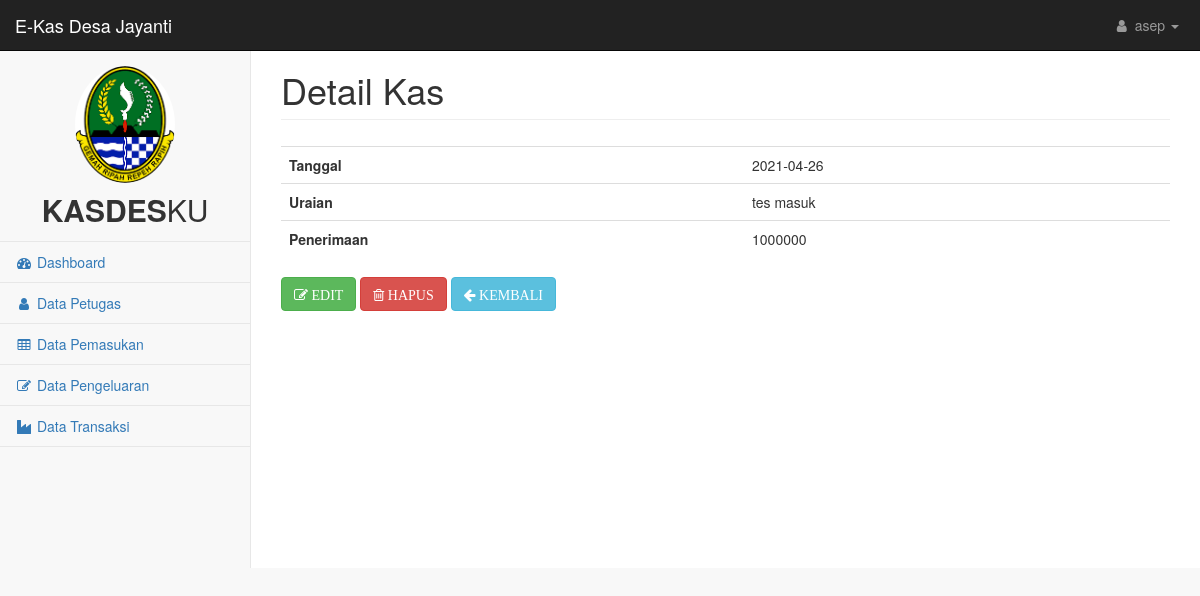
/admin/index.php?pg=detailkas&&id=31 (signed in), run on the app's committed database.
### tables this page shows
CREATE TABLE `tbbku_pengeluaran` (
  `idbku` int(11) NOT NULL,
  `tanggal` date NOT NULL,
  `uraian` text NOT NULL,
  `penerimaan` bigint(20) NOT NULL
);

### admin/index.php (the view, shortened to what this page needs)
<!DOCTYPE html>
<html lang="en">
    <head>
        <link href="../css/bootstrap.min.css" rel="stylesheet">
        <link href="../css/metisMenu.min.css" rel="stylesheet">
        <link href="../css/startmin.css" rel="stylesheet">
        <link href="../css/font-awesome.min.css" rel="stylesheet" type="text/css">
    <link rel="stylesheet" type="text/css" href="https://cdn.datatables.net/1.10.24/css/dataTables.bootstrap5.min.css">
    </head>
    <body>
        <?php
    include '../koneksi.php';
    $petugas="<a href='?pg=petugas'><i class='fa fa-user fa-fw'></i> Data Petugas</a>";
    $id = $_SESSION['id'];
    $query = mysqli_query($koneksi,"SELECT * FROM tb_login WHERE id = '$id'");
    $data = mysqli_fetch_array($query);
    ?>
        <div id="wrapper">
            <nav class="navbar navbar-inverse navbar-fixed-top" role="navigation">
                <div class="navbar-header">
                    <a class="navbar-brand" href="index.php">E-Kas Desa Jayanti</a>
                </div>
                <ul class="nav navbar-right navbar-top-links">
                    <li class="dropdown">
                        <a class="dropdown-toggle" data-toggle="dropdown" href="#">
                            <i class="fa fa-user fa-fw"></i> <?=$data['nama_user']?> <b class="caret"></b>
                        </a>
                    </li>
                </ul>
                <div class="navbar-default sidebar" role="navigation">
                    <div class="sidebar-nav navbar-collapse">
                        <ul class="nav" id="side-menu">
                            <li class="sidebar-search">
                               <center> <p><a href="?pg=dashboard"><img src="../img/jawa.png" class="img-circle" width="100"></a></p></center>
                                <div class="card-header text-center">
      <a href="index2.html" class="h2"><b>KASDES</b>KU</a>
    </div>
                            </li>
		                          <li>
			                            <a href="?pg=dashboard"><i class="fa fa-dashboard fa-fw"></i> Dashboard</a>
			                            </li>
			                             <li>
			                                <?=$petugas?>
			                            </li>
			                            <li>
			                                <a href="?pg=datakas"><i class="fa fa-table fa-fw"></i> Data Pemasukan</a>
			                            </li>
			                            <li>
			                                <a href="?pg=datapengeluaran"><i class="fa fa-edit fa-fw"></i> Data Pengeluaran</a>
			                            </li>
			                            <li>
			                                <a href="?pg=datarekening"><i class="fa fa-industry fa-fw"></i> Data Transaksi</a>
		                           		</li>
                        </ul>
                    </div>
                </div>
            </nav>
            <div id="page-wrapper">
                <div class="container-fluid">
                    <div class="row">
                        <?php
                            switch (@$_GET['pg']) {
                                case 'detailkas':
                                    include 'datakas/detail.php';
                                    break;
                            }
                            ?>
                    </div>
                </div>
    </body>
</html>

### admin/datakas/detail.php (shortened to what this page needs)
                    <div class="col-lg-12">
                            <h1 class="page-header">Detail Kas</h1>
							<div class="card " style="margin-top: 3%">
							  <div class="card-body">
                                <div class="scrollme">
                                 <table class="table table-responsive">
                                    <?php
                                                include '../koneksi.php';
                                                $id = $_GET['id'];
                                                $data = mysqli_query($koneksi,"select * from tbbku_pengeluaran WHERE idbku = '$id'");
                                                while($d = mysqli_fetch_array($data)){
                                                    ?>
                                                    <tr>
                                                        <th>Tanggal</th>
                                                           <td><?php echo $d['tanggal']; ?></td>
                                                    </tr>
                                                    <tr>
                                                        <th>Uraian</th>
                                                        <td><?php echo $d['uraian']; ?></td>
                                                    </tr>
                                                     <tr>
                                                        <th>Penerimaan</th>
                                                        <td><?php echo $d['penerimaan']; ?></td>
                                                    </tr>
                                                    <?php
                                                }
                                                ?>
                                          </table>
                                          <td>
                                                        <a href="?pg=editkas&id=<?=$_GET['id']?>" class="btn btn-success "><i class="fa fa-pencil-square-o" aria-hidden="true">  EDIT</i></a>
                                                        <a href="datakas/hapuskas.php?id=<?=$_GET['id'] ?>" class="btn btn-danger"><i class="fa fa-trash-o" aria-hidden="true">  HAPUS</i></a>
                                                        <a href="?pg=datakas" class="btn btn-info"><i class="fa fa-arrow-left" aria-hidden="true"> KEMBALI</i></a>
                                                        </td>
                                             </div>
							  </div>
							</div>
                    </div>
  </div>
</div>

### css/startmin.css (style rules this page uses)
body { background-color: #f8f8f8; }
#wrapper { width: 100%; }
#page-wrapper { padding-top: 30px; min-height: 568px; background-color: #fff; }
@media (min-width:768px) { #page-wrapper { position: inherit; margin-left: 250px; padding: 30px 15px 0 15px; border-left: 1px solid #e7e7e7; } }
.navbar-header { float: left; }
.navbar-right { text-align: right; }
.navbar-top-links { margin: 0; }
.navbar-top-links li { display: inline-block; }
.navbar-top-links li:last-child { margin-right: 6px; }
.navbar-top-links li a { padding: 15px; min-height: 50px; }
.navbar-top-links>li>a { color: #999; }
.sidebar .sidebar-nav.navbar-collapse { padding-right: 0; padding-left: 0; }
.sidebar .sidebar-search { padding: 15px; }
.sidebar ul li { border-bottom: 1px solid #e7e7e7; }
@media (min-width:768px) { .sidebar { z-index: 1; position: absolute; width: 250px; margin-top: 51px; } }

### admin/index.php (style rules this page uses)
#dtHorizontalVerticalExample th, td { white-space: nowrap; }

### admin/datakas/detail.php (style rules this page uses)
.scrollme { overflow-x: auto; }

### data on the page
tbbku_pengeluaran: tanggal "2021-04-26", uraian "tes masuk", penerimaan "1000000"

### other printed values
$data['nama_user'] "asep"
